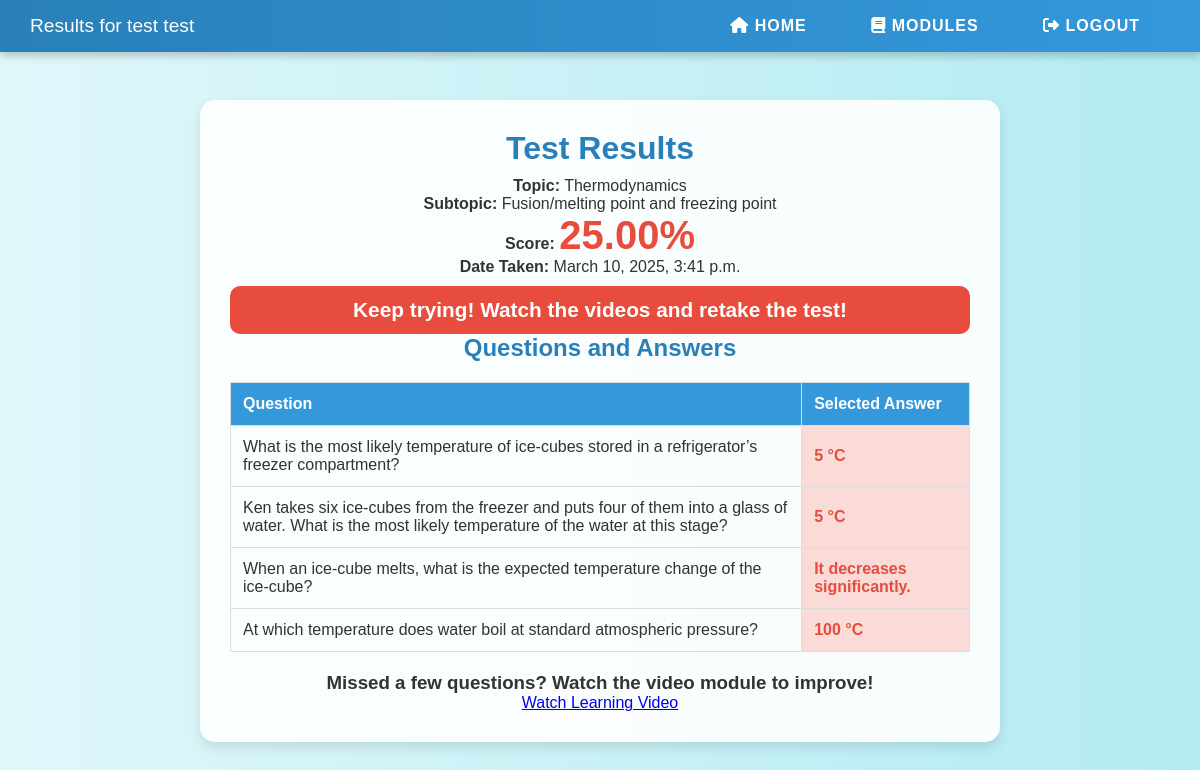
/test-results/1/1/ (signed in), run on the app's committed database.
### my_app/models.py (models this page shows, shortened)
class Topic(models.Model):
    topic_id = models.AutoField(primary_key=True)
    topic_name = models.CharField(max_length=30)
    topic_order = models.IntegerField()

class Subtopic(models.Model):
    topic = models.ForeignKey(Topic, related_name="subtopics", on_delete=models.CASCADE)
    subtopic_id = models.AutoField(primary_key=True)
    subtopic_name = models.CharField(max_length=255)
    subtopic_order_number = models.IntegerField()

class Assessment(models.Model):
    assessment_id = models.AutoField(primary_key=True)
    student = models.ForeignKey(Student, on_delete=models.CASCADE, to_field="student_id")
    date_taken = models.DateTimeField(auto_now_add=True)
    score = models.DecimalField(max_digits=5, decimal_places=2, default=0.00)
    topic = models.ForeignKey(Topic, related_name="assessments", on_delete=models.CASCADE)
    level = models.CharField(max_length=15)
    questions = models.ManyToManyField(Question)

class AssessmentResponse(models.Model):
    response_id = models.AutoField(primary_key=True)
    assessment = models.ForeignKey(Assessment, on_delete=models.CASCADE)
    question = models.ForeignKey(Question, on_delete=models.CASCADE)
    selected_option = models.ForeignKey(Option, on_delete=models.SET_NULL, null=True)

class Question(models.Model):
    question_id = models.AutoField(primary_key=True)
    question_text = models.TextField()
    topic = models.ForeignKey(Topic, related_name="questions", on_delete=models.CASCADE)
    subtopic = models.ForeignKey(Subtopic, related_name="questions", on_delete=models.CASCADE)
    assigned_at = models.IntegerField(choices=[(0, 'Before Assignment'), (1, 'After Assignment')], default=0)
    difficulty_level = models.CharField(max_length=15, choices=[
        ('Beginner', 'Beginner'),
        ('Intermediate', 'Intermediate'),
        ('Advanced', 'Advanced'),
    ])

class Option(models.Model):
    option_id = models.AutoField(primary_key=True)
    question = models.ForeignKey(Question, on_delete=models.CASCADE, related_name="options")
    option_text = models.CharField(max_length=255)
    is_correct = models.BooleanField(default=False)

### my_app/views.py (the view)
# urls.py: path('test-results/<int:topic_id>/<int:subtopic_id>/', test_results, name='test_results'),
@login_required
def test_results(request, topic_id, subtopic_id):
    try:
        student = get_object_or_404(Student, user=request.user)
        topic = get_object_or_404(Topic, topic_id=topic_id)
        subtopic = get_object_or_404(Subtopic, subtopic_id=subtopic_id, topic=topic)
        assessment = Assessment.objects.filter(student=student, topic=topic).order_by("-date_taken").first()
        if not assessment:
            return JsonResponse({"error": "No assessment data found for this topic."}, status=404)
        responses = AssessmentResponse.objects.filter(assessment=assessment)
        score = assessment.score
        video_module = VideoModule.objects.filter(subtopic=subtopic).first()
        print("Video Module (Subtopic):", video_module)
        if not video_module:
            video_module = VideoModule.objects.filter(topic=topic).first()  # Fallback to topic-level video
            print("Video Module (Topic):", video_module)
        progress = Progress.objects.filter(student=student, current_subtopic=subtopic).first()
        video_url = video_module.url if video_module and progress and not progress.score_after else None
        if video_url:
            if "youtube.com/watch" in video_url:
                video_url = video_url.replace("watch?v=", "embed/")
        print("Video URL:", video_url)
        context = {
            "student_name": f"{student.first_name} {student.last_name}",
            "topic": topic,
            "subtopic": subtopic,
            "score": score,
            "date_taken": assessment.date_taken,
            "responses": responses,
            "video_url": video_url,
            "student_id": student.student_id,  # Add student_id here
        }
        return render(request, "my_app/test_results.html", context)
    except Exception as e:
        print("Error in test_results:", e)
        return JsonResponse({"error": str(e)}, status=400)

### my_app/models.py (called while the page is built)
    def __str__(self):
        return self.title

### my_app/Templates/my_app/test_results.html (shortened to what this page needs)
{% load static %}
<!DOCTYPE html>
<html lang="en">
<head>
    <link rel="stylesheet" href="{% static 'CSS/testResults.css' %}">
</head>
<body>
    <nav class="navbar">
        <div class="left">
            <span class="welcome-text">Results for {{ student_name }}</span>
        </div>
        <div class="right">
            <a href="{% url 'home' %}" class="nav-link"><i class="fas fa-home"></i> Home</a>
            <a href="{% url 'modules' %}" class="nav-link"><i class="fas fa-book"></i> Modules</a>
            <a href="{% url 'logout' %}" class="nav-link"><i class="fas fa-sign-out-alt"></i> Logout</a>
        </div>
    </nav>
    <div class="results-container">
        <h1>Test Results</h1>
        <p><strong>Topic:</strong> {{ topic.topic_name }}</p>
        <p><strong>Subtopic:</strong> {{ subtopic.subtopic_name }}</p>
        <p><strong>Score:</strong> <span class="score">{{ score }}%</span></p>
        <p><strong>Date Taken:</strong> {{ date_taken }}</p>
        <div id="feedback-message"></div>
        <h2>Questions and Answers</h2>
        <table class="results-table">
            <thead>
                <tr>
                    <th>Question</th>
                    <th>Selected Answer</th>
                </tr>
            </thead>
            <tbody>
                {% for response in responses %}
                <tr>
                    <td>{{ response.question.question_text }}</td>
                    <td class="{% if response.correct %}correct-answer{% else %}incorrect-answer{% endif %}">
                        {{ response.selected_option.option_text }}
                    </td>
                </tr>
                {% endfor %}
            </tbody>
        </table>
        <div class="learning-section">
            {% if video_url %}
                <h3>Missed a few questions? Watch the video module to improve!</h3>
                <a href="{% url 'learning_video' topic_id=topic.topic_id subtopic_id=subtopic.subtopic_id %}" class="watch-video-button">
                    Watch Learning Video
                </a>
            {% else %}
                <p>No video available or you might have already watched the video for this subtopic at the moment.</p>
            {% endif %}
        </div>
    </div>
</body>
</html>

### my_app/Static/CSS/testResults.css (style rules this page uses)
* { margin: 0; padding: 0; box-sizing: border-box; }
body { font-family: 'Poppins', sans-serif; background: linear-gradient(to right, #E0F7FA, #B2EBF2); color: #333; display: flex; flex-direction: column; align-items: center; }
.navbar { display: flex; justify-content: space-between; align-items: center; width: 100%; background: linear-gradient(to right, #2980B9, #3498DB); padding: 15px 30px; position: fixed; top: 0; left: 0; z-index: 10; box-shadow: 0 4px 8px rgba(0, 0, 0, 0.2); }
.navbar .left .welcome-text { font-size: 1.2rem; color: white; }
.navbar .right a { color: white; text-decoration: none; margin: 0 15px; padding: 10px 15px; font-size: 1rem; font-weight: bold; text-transform: uppercase; letter-spacing: 1px; transition: all 0.3s ease; }
.results-container { margin-top: 100px; width: 90%; max-width: 800px; text-align: center; padding: 30px; background: rgba(255, 255, 255, 0.9); border-radius: 15px; box-shadow: 0 6px 12px rgba(0, 0, 0, 0.1); }
.results-container h1, h2 { margin-bottom: 10px; color: #2980B9; }
.score { font-size: 2.5rem; font-weight: bold; color: #E74C3C; }
.feedback-message { font-size: 1.3rem; font-weight: bold; padding: 12px; margin-top: 10px; border-radius: 10px; text-align: center; transition: all 0.5s ease-in-out; }
.error { background: #E74C3C; color: white; }
.results-table { width: 100%; margin-top: 20px; border-collapse: collapse; }
.results-table th, .results-table td { padding: 12px; border: 1px solid #ddd; text-align: left; }
.results-table th { background-color: #3498DB; color: white; }
.incorrect-answer { color: #E74C3C; background-color: #FADBD8; font-weight: bold; }
.learning-section { margin-top: 20px; }

### data on the page
Topic: topic_name "Thermodynamics"
Subtopic: subtopic_name "Fusion/melting point and freezing point"
Assessment: score "25.00", date_taken "March 10, 2025, 3:41 p.m."
AssessmentResponse: question.question_text "What is the most likely temperature of ice-cubes stored in a refrigerator’s freezer compartment?", selected_option.option_text "5 °C"
AssessmentResponse: question.question_text "Ken takes six ice-cubes from the freezer and puts four of them into a glass of water. What is the most likely temperature of the water at this stage?", selected_option.option_text "5 °C"
AssessmentResponse: question.question_text "When an ice-cube melts, what is the expected temperature change of the ice-cube?", selected_option.option_text "It decreases significantly."
AssessmentResponse: question.question_text "At which temperature does water boil at standard atmospheric pressure?", selected_option.option_text "100 °C"

### other printed values
{{ student_name }} "test test"
